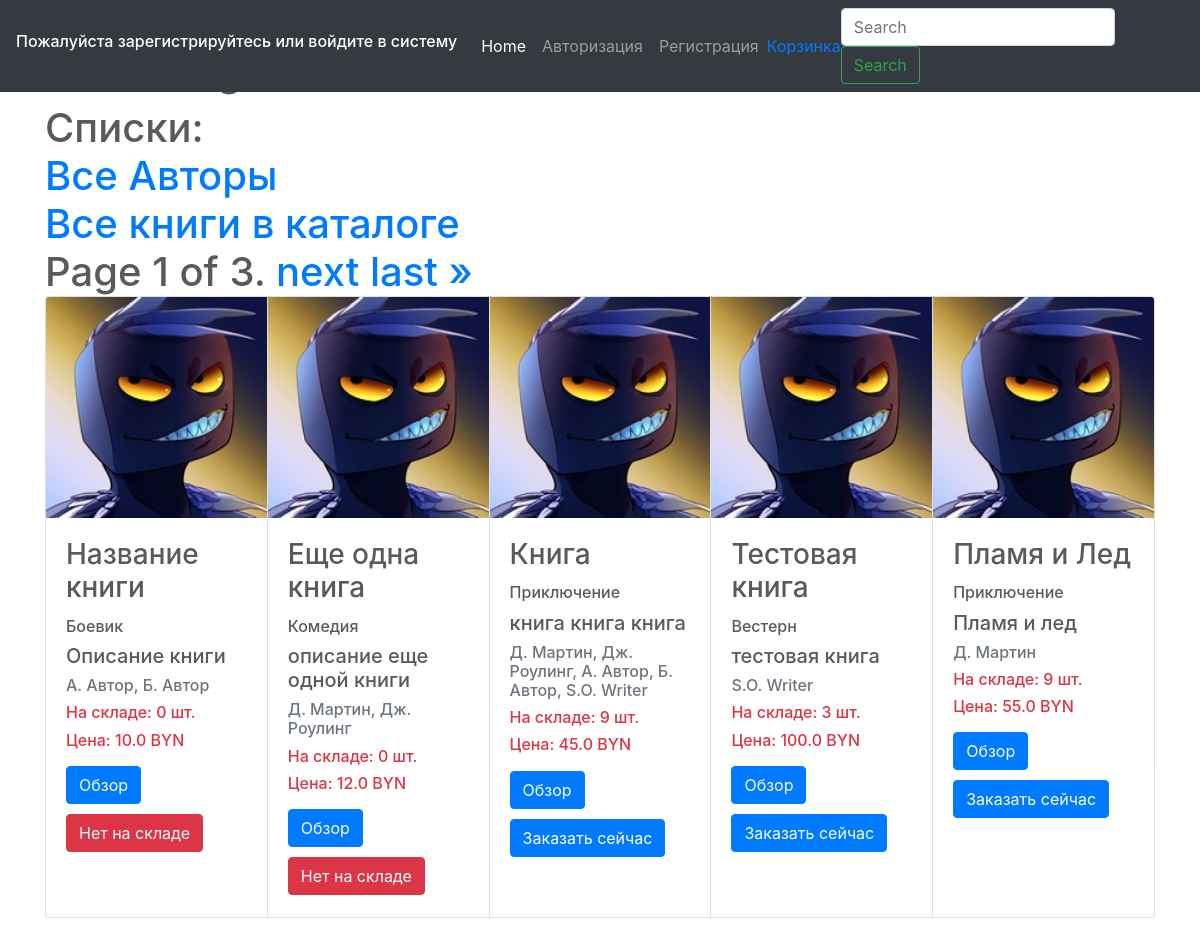
Page /homepage/ on the committed database.
### testapp/models.py (models this page shows, shortened)
class Book(models.Model):
    CATEGORY = (
        ('На складе', 'На складе'),
        ('Отсутствует на складе', 'Отсутствует на складе')
    )
    name = models.CharField(
        verbose_name='Название Книги', max_length=200
        )
    description = models.TextField(
        verbose_name='Описание Книги', null=True, blank=True
        )
    genre = models.ForeignKey(
        Genre, on_delete=models.PROTECT, verbose_name='Жанр Книги',
        )
    writer = models.ManyToManyField(
        Writer)
    created = models.DateField(
        verbose_name='Создано', auto_now=False, auto_now_add=True
        )
    updated = models.DateField(
        verbose_name='Изменено', auto_now=True, auto_now_add=False
        )
    book_image = models.ImageField(
        verbose_name='Изображение книги', upload_to='profile', null=True, blank=True
        )
    price = models.FloatField(verbose_name='Цена', null=True)
    category = models.CharField(verbose_name='Статус', null=True, max_length=25, choices=CATEGORY)
    quantity_in_stok = models.IntegerField(verbose_name='Количество на складе', max_length=3)

class Genre(models.Model):
    name = models.CharField(verbose_name='Название жанра', max_length=100)
    description = models.TextField(verbose_name='Описание жанра', null=True, blank=True)
    def __str__(self):
        return self.name

class Writer(models.Model):
    name = models.CharField(verbose_name='ФИО Автора', max_length=100)
    def __str__(self):
        return self.name

### testapp/views.py (the view)
# urls.py: path('homepage/', HomepageList.as_view(), name ='homepage'),
class HomepageList(ListView):
    model = Book
    template_name = 'testapp/homepage.html'
    paginate_by = 5
    def get_context_data(self, **kwargs):
        context = super().get_context_data(**kwargs)
        context['genre_list'] = Genre.objects.all()
        return context

### testapp/templates/testapp/homepage.html (shortened to what this page needs)
{% extends 'base.html' %}
{% load static %}
{% block body %}
<div class="container">
<h1>Home Page</h1>
</div>
<div class="container">
<h1> Списки:</h><br>
    <a href="/listwriter/"> Все Авторы</a><br>
    <a href="/listbook/"> Все книги в каталоге</a><br>
      <div class="pagination">
        <span class="step-links">
        <span class="current">
            Page {{ page_obj.number }} of {{ page_obj.paginator.num_pages }}.
        </span>
        {% if page_obj.has_next %}
            <a href="?page={{ page_obj.next_page_number }}">next</a>
            <a href="?page={{ page_obj.paginator.num_pages }}">last &raquo;</a>
        {% endif %}
        </span>
      </div>
      <div class="card-group">
      {%for obj in object_list%}
      <div class="card">
        <img src="{{ obj.book_image.url }}" class="card-img-top" alt="...">
        <div class="card-body">
          <h3 class="card-title">{{ obj.name }}</h3>
          <h6><p class="card-text">{{ obj.genre }}</p></h6>
          <h5><p class="card-text">{{ obj.description }}</p></h5>
          <h6><p class="card-text text-muted">{{ obj.writer.all|join:', ' }}</p></h6>
          <h6><p class="card-text text-danger">На складе: {{ obj.quantity_in_stok}} шт.</p></h6>
          <h6><p class="card-text text-danger">Цена: {{ obj.price }} BYN</p></h6>
          <a href="/{{obj.pk}}/detailbook/" class="btn btn-primary">Обзор</a>
          {% if obj.quantity_in_stok == 0 %}
          <a href="/homepage/" class='btn btn-danger'>Нет на складе</a>
          {% else %}
          <a href="{% url 'cart:add' %}?book_pk={{ obj.pk }}" class='btn btn-primary'>Заказать сейчас</a>
          {% endif %}
        </div>
      </div>
      {% endfor %}
      </div>
{% endblock body %}

### static/css/carousel.css (style rules this page uses)
body { padding-top: 3rem; padding-bottom: 3rem; color: #5a5a5a; }

### rows in the picture
Book: book_image (picture), name "Название книги", genre "Боевик", description "Описание книги", writer.all "А. Автор, Б. Автор", quantity_in_stok "0", price "10.0", shows "Нет на складе"
Book: book_image (picture), name "Еще одна книга", genre "Комедия", description "описание еще одной книги", writer.all "Д. Мартин, Дж. Роулинг", quantity_in_stok "0", price "12.0", shows "Нет на складе"
Book: book_image (picture), name "Книга", genre "Приключение", description "книга книга книга", writer.all "Д. Мартин, Дж. Роулинг, А. Автор, Б. Автор, S.O. Writer", quantity_in_stok "9", price "45.0"
Book: book_image (picture), name "Тестовая книга", genre "Вестерн", description "тестовая книга", writer.all "S.O. Writer", quantity_in_stok "3", price "100.0"
Book: book_image (picture), name "Пламя и Лед", genre "Приключение", description "Пламя и лед", writer.all "Д. Мартин", quantity_in_stok "9", price "55.0"

### other values in the picture
{{ page_obj.number }} "1"
{{ page_obj.paginator.num_pages }} "3"
